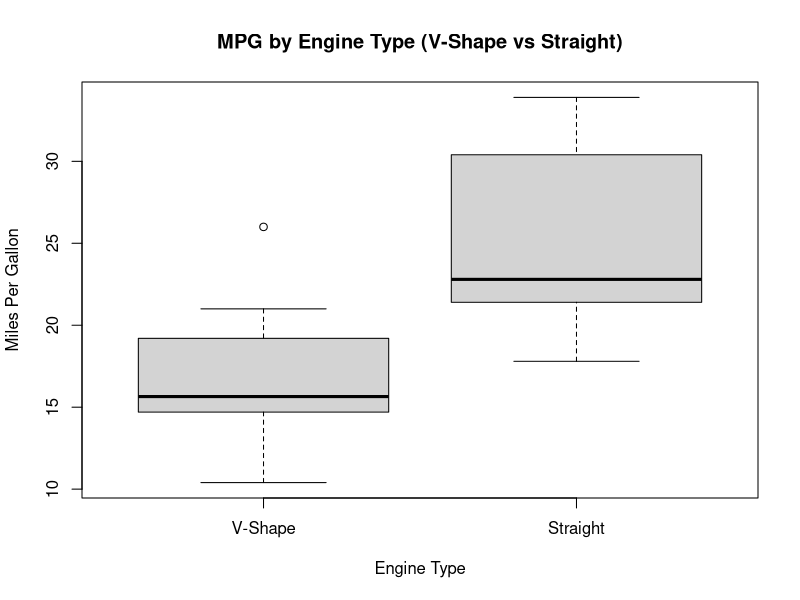
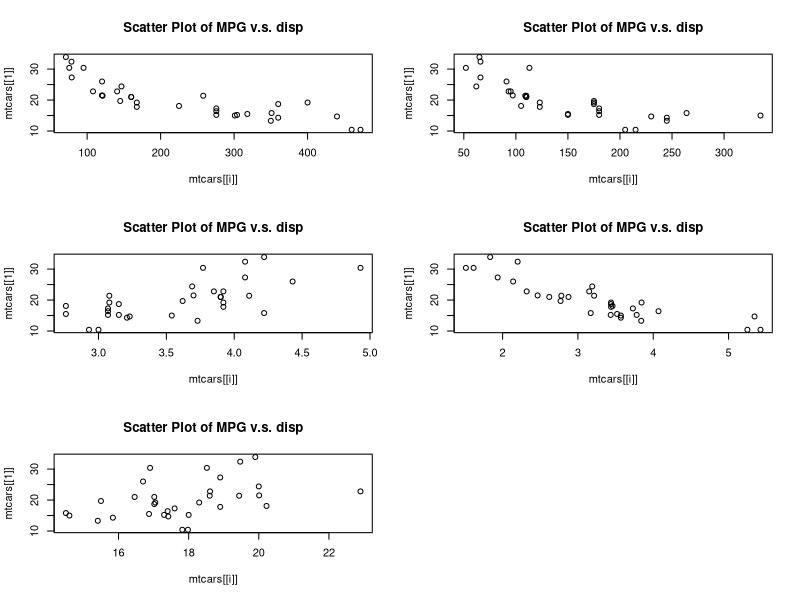
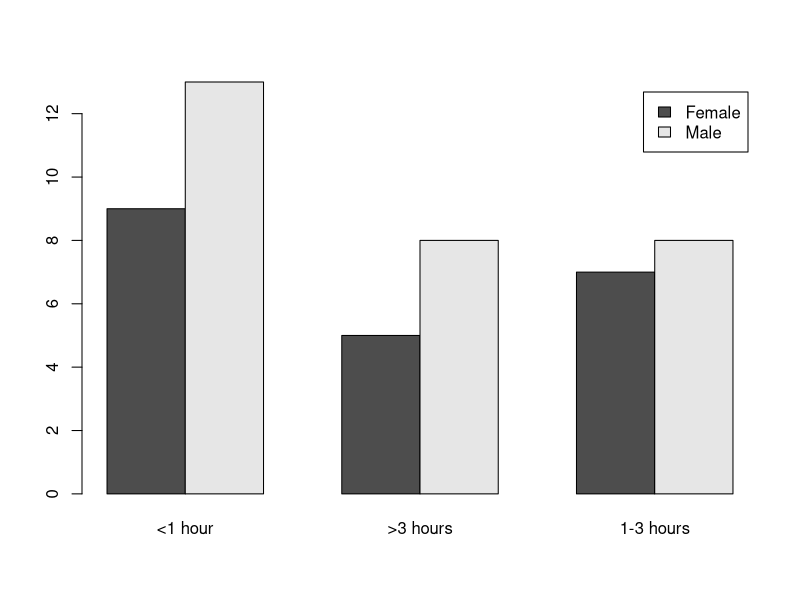

These charts were generated, in order, by the following R code:

#Unit 12 Exercise 6

data(mtcars)

var = names(mtcars)
var

pdf("ScatterPlots.pdf")
par(mfrow = c(3,2))

for (i in 3:7){
  plot(mtcars[[1]]~mtcars[[i]], 
       main = paste("Scatter Plot of MPG v.s.", var[3]))
  
}

dev.off()

#---------------Unit 13------------------------------------

#Exercise 1-------


data(mtcars)


mtcars$am.f <- factor(mtcars$am,labels=c("Auto","Manual"))
mtcars$vs.f <- factor(mtcars$vs,labels=c("V-Shape","Straight"))
mtcars$cyl.f <- factor(mtcars$cyl,labels=c("4 Cylinders","6 Cylinders","8 Cylinders"))

t.test(mpg~vs.f, data=mtcars)


#Box Plot for T-Test
boxplot(mpg ~ vs.f, data = mtcars, 
        main = "MPG by Engine Type (V-Shape vs Straight)",
        xlab = "Engine Type", 
        ylab = "Miles Per Gallon")

dev.off()

#The p-value is less than .05 indicating a significant difference between the avg mpg for v-shape and straight

#Exercise 2-----




#Exercise 3------

#Test the effect of Gender on Internet use
data = read.csv("Telemedicine_extract.csv")
names(data)

chisq.test(data$Gender, data$InternetUse)

#p-value =  0.8996
#we cannot reject null hypothesis: 
#we do not have evidence that internet use is effected by gender


a = table(data$Gender, data$InternetUse)
barplot(a, beside=T, legend=T)
